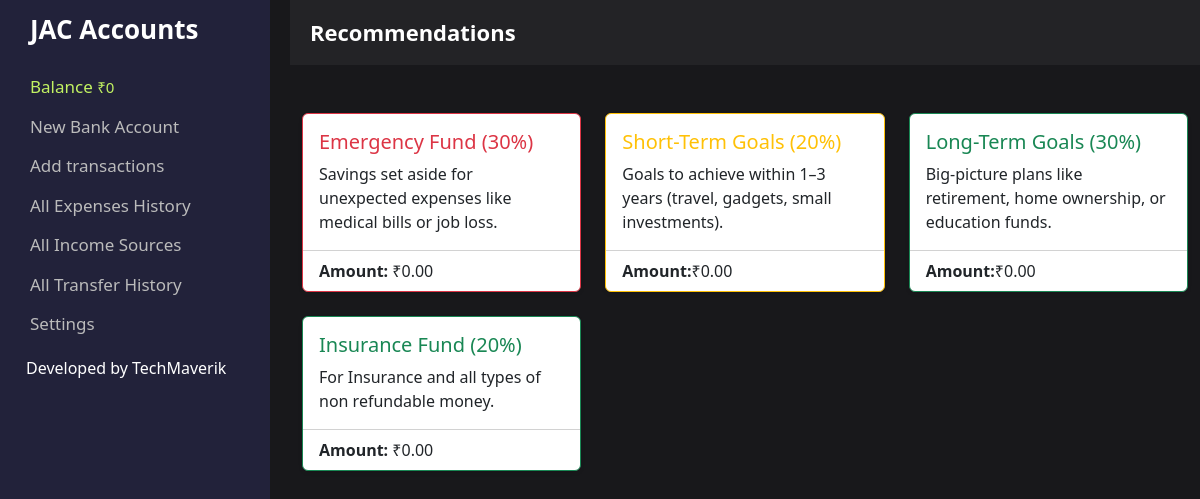
The app's page /, older data.
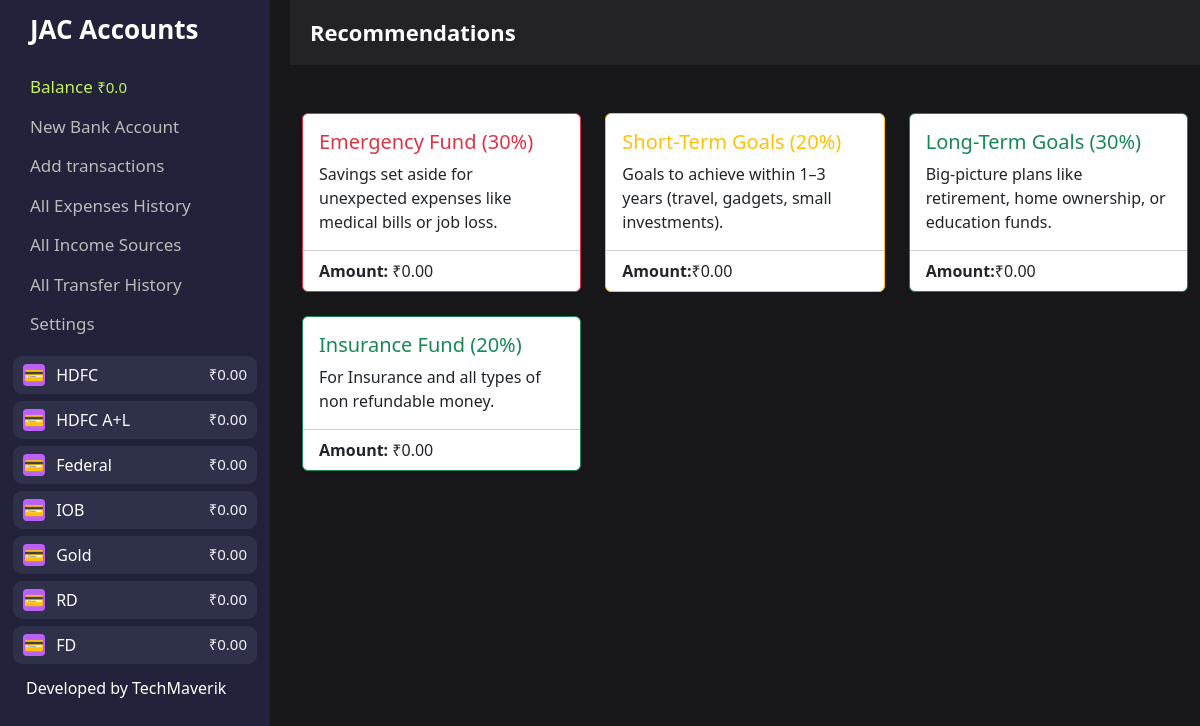
The same page, newer data.
### tables this page shows
CREATE TABLE banker (
    id INTEGER PRIMARY KEY AUTOINCREMENT,
    account_name TEXT NOT NULL,
    balance TEXT NOT NULL
);

### routers.py (the view)
@app.route("/")
def dashboard():
    bank_name, bank_balance, total_balance = account_details_total_balance()
    expensesitems, incomeitems, transferitems = Handlers().fetch_all_transaction_items()
    account_details = dict(zip(bank_name, bank_balance))
    return render_template(
        "dashboard.html",
        account_details=account_details,
        total_balance=total_balance,
        expensesitems=expensesitems,
        incomeitems=incomeitems,
        transferitems=transferitems,
    )

### handlers.py (called while the page is built)
    def fetch_all_accounts(self):
        bank_name, bank_balance = self.service.get_all_accounts()
        return bank_name, bank_balance

    def fetch_all_transaction_items(self):
        expenses, income, transfer = self.service.select_all__transaction_items()
        return expenses, income, transfer

### mappers.py (called while the page is built)
    def create_tables(self):
        try:
            self.cursor.execute(query_collection.CREATE_CREDENTIALS)
            self.cursor.execute(query_collection.CREATE_BANKERS)
            self.cursor.execute(query_collection.CREATE_EXPENSE)
            self.cursor.execute(query_collection.CREATE_INCOME)
            self.cursor.execute(query_collection.CREATE_TRANSFER)
            self.cursor.execute(query_collection.CREATE_INVESTMENT)
            self.cursor.execute(query_collection.CREATE_LIABILITY)
            self.conn.commit()
        except:
            pass

    def select_expense_specific_account(self, account_name):
        self.cursor.execute(
            'SELECT amount FROM expense WHERE "from" = ?', (account_name,)
        )
        expenses = self.cursor.fetchall()
        expenses_list = [float(amount[0]) for amount in expenses]
        return expenses_list

### templates/dashboard.html (shortened to what this page needs)
<!DOCTYPE html>
<html lang="en">
<head>
<link href="https://cdn.jsdelivr.net/npm/bootstrap@5.3.2/dist/css/bootstrap.min.css" rel="stylesheet">
</head>
<body>
<div class="sidebar">
    <div class="title">JAC Accounts</div>
    <div class="menu">
        <a href="/" style="color:#c2f262;">Balance <span style="font-size:15px;">₹{{ total_balance }}</span></a>
        <a href="/account">New Bank Account</a>
        <a href="/transaction/expense">Add transactions</a>
        <a href="/expenses">All Expenses History</a>
        <a href="/incomes">All Income Sources</a>
        <a href="/transfers">All Transfer History</a>
        <a href="/settings">Settings</a>
    </div>
    <div class="accounts">
        {% for account_name, balance in account_details.items() %}
    <div class="account">
        <span><span class="account-icon">&#128179;</span> {{ account_name }} </span>
        <span class="account-balance">₹{{ "%.2f"|format(balance) }}</span>
    </div>
{% endfor %}
<div class="accounts">Developed by TechMaverik</div>
    </div>
</div>
<div class="content">
    <div class="header">
    <div class="title">Recommendations</div>
</div>
<div class="container py-5">
  <div class="row g-4">
    <div class="col-md-4">
      <div class="card h-100 shadow-sm border-danger">
        <div class="card-body">
          <h5 class="card-title text-danger">Emergency Fund (30%)</h5>
          <p class="card-text">
            Savings set aside for unexpected expenses like medical bills or job loss.
          </p>
        </div>
        <div class="card-footer bg-transparent">
          <strong>Amount:</strong> ₹{{ "%.2f"|format(total_balance*30/100) }}
        </div>
      </div>
    </div>
    <div class="col-md-4">
      <div class="card h-100 shadow-sm border-warning">
        <div class="card-body">
          <h5 class="card-title text-warning">Short-Term Goals (20%)</h5>
          <p class="card-text">
            Goals to achieve within 1–3 years (travel, gadgets, small investments).
          </p>
        </div>
        <div class="card-footer bg-transparent">
          <strong>Amount:</strong>₹{{ "%.2f"|format(total_balance*20/100) }}
        </div>
      </div>
    </div>
    <div class="col-md-4">
      <div class="card h-100 shadow-sm border-success">
        <div class="card-body">
          <h5 class="card-title text-success">Long-Term Goals (30%)</h5>
          <p class="card-text">
            Big-picture plans like retirement, home ownership, or education funds.
          </p>
        </div>
        <div class="card-footer bg-transparent">
          <strong>Amount:</strong>₹{{ "%.2f"|format(total_balance*30/100) }}
        </div>
      </div>
    </div>
     <div class="col-md-4">
      <div class="card h-100 shadow-sm border-success">
        <div class="card-body">
          <h5 class="card-title text-success">Insurance Fund (20%)</h5>
          <p class="card-text">
            For Insurance and all types of non refundable money.
          </p>
        </div>
        <div class="card-footer bg-transparent">
          <strong>Amount:</strong> ₹{{ "%.2f"|format(total_balance*20/100) }}
        </div>
      </div>
    </div>
  </div>
</div>
</body>
</html>

Row changes from the older to the newer data that the page shows:
added banker: account_name "HDFC", balance "0.00"
added banker: account_name "HDFC A+L", balance "0.00"
added banker: account_name "Federal", balance "0.00"
added banker: account_name "IOB", balance "0.00"
added banker: account_name "Gold", balance "0.00"
added banker: account_name "RD", balance "0.00"
added banker: account_name "FD", balance "0.00"
Text that changed along with them:
{{ total_balance }}: "0" → "0.0"
